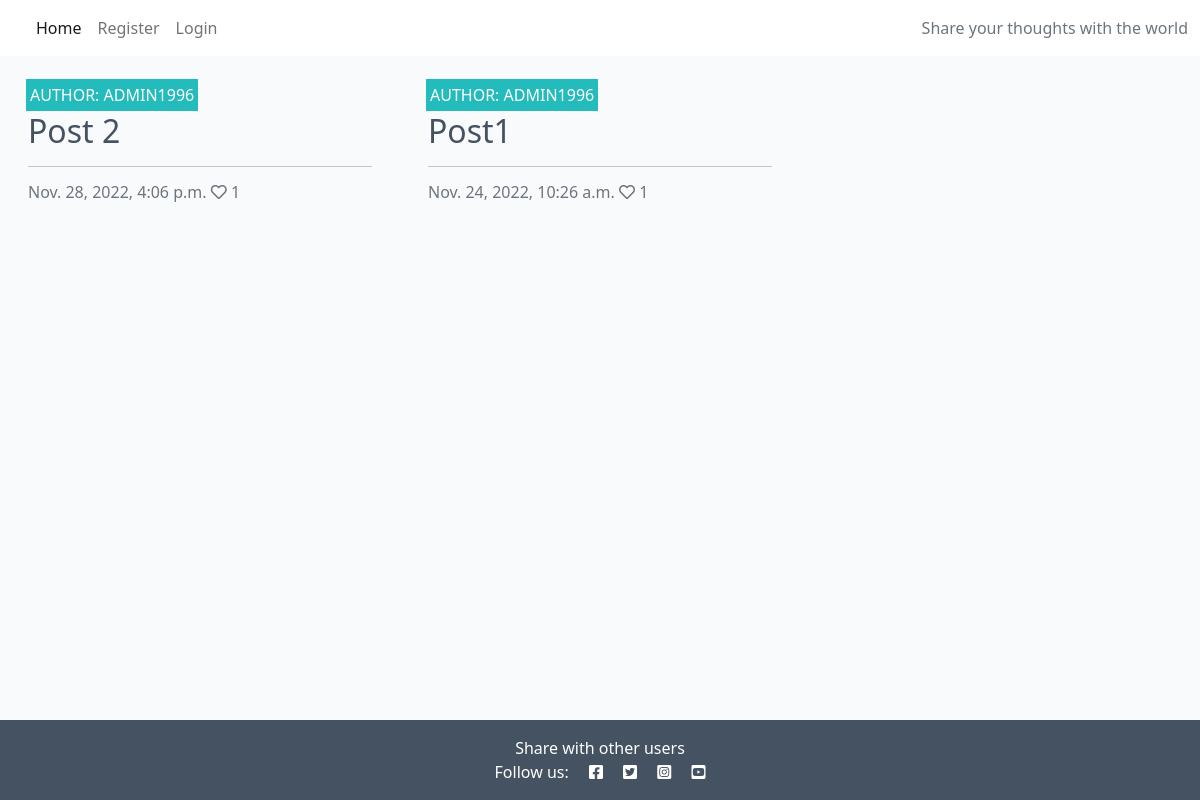
The page / on the database its author committed.
### blog/models.py (models this page shows, shortened)
class Post(models.Model):
    title = models.CharField(max_length=200, unique=True)
    slug = models.SlugField(max_length=200, unique=True)
    author = models.ForeignKey(
        User, on_delete=models.CASCADE, related_name="blog_posts"
    )
    featured_image = CloudinaryField('image', default='placeholder')
    excerpt = models.TextField(blank=True)
    updated_on = models.DateTimeField(auto_now=True)
    content = models.TextField()
    created_on = models.DateTimeField(auto_now_add=True)
    status = models.IntegerField(choices=STATUS, default=0)
    likes = models.ManyToManyField(
        User, related_name='blogpost_like', blank=True)
    class Meta:
        ordering = ["-created_on"]
    def number_of_likes(self):
        return self.likes.count()

### blog/views.py (the view)
# urls.py: path('', views.PostList.as_view(), name='home'),
class PostList(generic.ListView):
    model = Post
    queryset = Post.objects.filter(status=1).order_by("-created_on")
    template_name = "index.html"
    paginate_by = 6

### templates/index.html (shortened to what this page needs)
{% extends "base.html" %}
{% block content %}
<div class="container-fluid">
    <div class="row">
        <div class="col-12 mt-3 left">
            <div class="row">
                {% for post in post_list %}
                <div class="col-md-4">
                    <div class="card mb-4">
                        <div class="card-body">
                            <div class="image-container">
                                <div class="image-flash">
                                    <p class="author">Author: {{ post.author }}</p>
                                </div>
                            </div>
                            <a href="{% url 'post_detail' post.slug %}" class="post-link">
                                <h2 class="card-title">{{ post.title }}</h2>
                            </a>
                            <hr />
                            <p class="card-text text-muted h6">{{ post.created_on}} <i class="far fa-heart"></i>
                                {{ post.number_of_likes }}</p>
                        </div>
                    </div>
                </div>
                {% endfor %}
            </div>
        </div>
    </div>
</div>
{%endblock%}

### static/css/style.css (style rules this page uses)
body { background-color: #F9FAFC; }
.main-bg { background-color: #F9FAFC; }
.card { border: none; background-color: transparent; }
.image-container { position: relative; }
.image-flash { position: absolute; bottom: 5%; min-width: 30%; left: -2px; background-color: #23BBBB; }
.author { color: white; margin: 4px; text-transform: uppercase; }
.post-link { text-decoration: none; color: #445261; }

### rows shown on the page
Post: author "ADMIN1996", title "Post 2", created_on "Nov. 28, 2022, 4:06 p.m.", number_of_likes "1"
Post: author "ADMIN1996", title "Post1", created_on "Nov. 24, 2022, 10:26 a.m.", number_of_likes "1"
